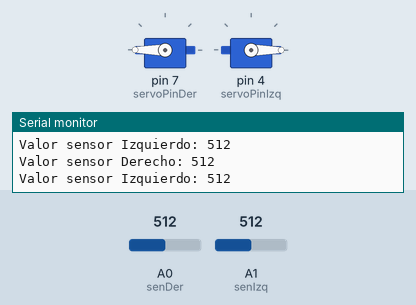
Bench run of a sketch on a simulated Arduino Uno, built with avr-gcc and run on an emulated ATmega328P. Shown: 2 × servo, the last lines printed to the serial monitor. Inputs (shaded band) come from the test bench; at power-on: A0 (senDer) = 512, A1 (senIzq) = 512.

Above: at 1.2 s.
1.3 s: A0 (senDer) set to 491
At 1.9 s:
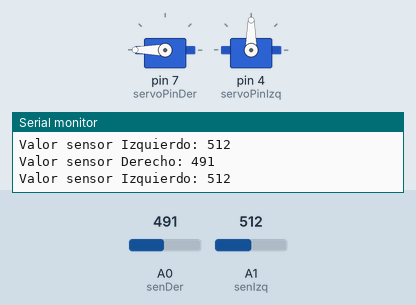
2.8 s: A1 (senIzq) set to 485
At 3.6 s:
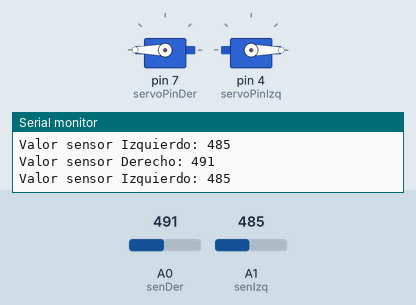
5.8 s: A0 (senDer) set to 1023
At 7.0 s:
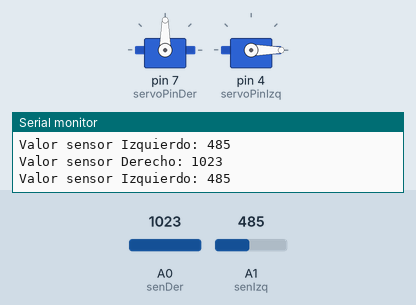
7.3 s: A0 (senDer) set to 306
At 7.7 s:
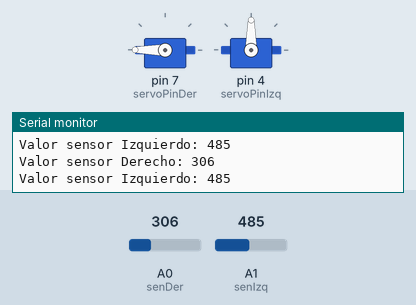
8.8 s: A0 (senDer) set to 462
11.8 s: A0 (senDer) set to 487
At 12.7 s:
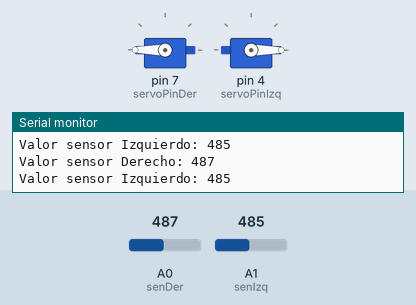
Timing chart, 0 to 14.8 s (numbered marks = the images above; inputs shaded):
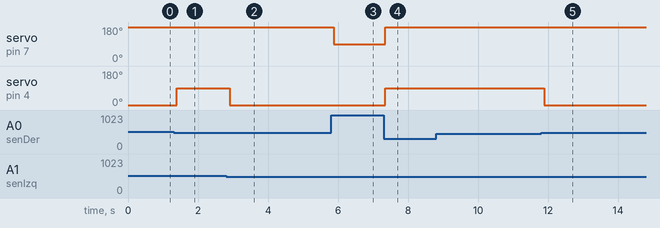

The sketch:

lightFinder.ino
```cpp
// Robot LightFinder
//
// Implementacion para utilizar los sensores de luz o LDR en un printbot que
// se dirija hacia donde hay mas luz
// (c) Jose Luis Villarejo Muñoz, Ene-2014
// Licencia GPL
//-------------------------------------------------------------------------------
#include <Servo.h>

const int PARADA = 90;             //- Valor de parada de los servos.
const int AVANCEDER = 180;         //- Valor de avance para el servo de la derecha.
const int AVANCEIZQ = 0;           //- Valor de avance para el servo de la izquierda.
const int ATRASDER = 0;            //- Valor de retroceso para el servo de la derecha.
const int ATRASIZQ = 180;          //- Valor de retroceso para el servo de la izquierda.
const int TOLERANCIA = 10;         //- Valor de la diferencia entre sensore a partir de la cual giramos

Servo derecho;
Servo izquierdo;

int senDer = 0;                    //- pin analogico al que se conecta el sensor de la derecha
int senIzq = 1;                    //- pin analogico al que se conecta el sensor de la izquierda
int servoPinDer = 7;               //- pin al que se conecta el servo de la derecha
int servoPinIzq = 4;               //- pin al que se conecta el servo de la izquierda

int difSensores;                   //- valor que almacena la diferencia de los valores leidos por los sensores

int valSenDer = 0;                 //- variable para almacenar el valor leido por el sensor derecho
int valSenIzq = 0;                 //- variable para almacenar el valor leido por el sensor izquierdo
int movimientoDer, movimientoIzq;  //- variables para almacenar el siguiente movimiento que va a realizar cada servo

void setup() {
   derecho.attach(servoPinDer);
   izquierdo.attach(servoPinIzq);
   Serial.begin(9600);
}

void loop() {
   valSenDer = analogRead(senDer);  //- Leemos el sensor derecho
   valSenIzq = analogRead(senIzq);  //- Leemos el sensor izquierdo

   Serial.print ("Valor sensor Derecho: ");
   Serial.println(valSenDer);
   Serial.print ("Valor sensor Izquierdo: ");
   Serial.println(valSenIzq);

   movimientoDer = AVANCEDER;     //- Por defecto determinamos que ambos
   movimientoIzq = AVANCEIZQ;     //- servos van a avanzar

   difSensores = abs(valSenDer - valSenIzq);  //- calculamos la diferencia entre los valores leidos de los dos sensores
   if (difSensores > TOLERANCIA)              //- Si la diferencia es mayor que la tolerancia que hemos establecido:
   {
     if (valSenDer > valSenIzq){              //- Si el sensor derecho detecta mas luz
         movimientoDer = PARADA;              //- giramos hacia ese lado
     }
     else{
      	  movimientoIzq = PARADA;             //- Si no giramos hacia la izquierda
     }
   }

   derecho.write(movimientoDer);              //- Aplicamos el valor del movimiento al servo derecho
   izquierdo.write(movimientoIzq);            //- Aplicamos el valor del movimiento al servo izquierdo

   delay(10);
 }
```

Measured:
- the behaviour switches between 502 and 501 on A0 (senDer) (found by bisection; images 0 and 1)
- the behaviour switches between 502 and 501 on A1 (senIzq) (found by bisection; images 1 and 2)
- the behaviour switches between 474 and 475 on A0 (senDer) (found by bisection; images 4 and 5)
- after the input at 1.3 s, servo on pin 4 (servoPinIzq): 0° → 90° after 0.09 s
- after the input at 2.8 s, servo on pin 4 (servoPinIzq): 90° → 0° after 0.10 s
- after the input at 5.8 s, servo on pin 7 (servoPinDer): 180° → 90° after 0.07 s
- after the input at 7.3 s, servo on pin 7 (servoPinDer): 90° → 180° after 0.06 s; servo on pin 4 (servoPinIzq): 0° → 90° after 0.06 s
- after the input at 11.8 s, servo on pin 4 (servoPinIzq): 90° → 0° after 0.10 s
